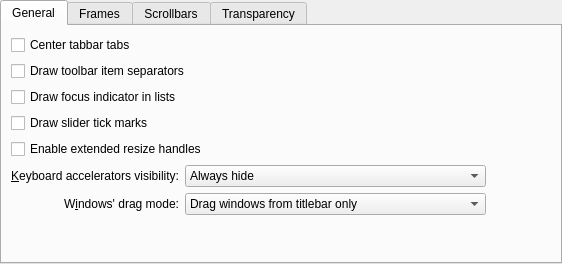
<?xml version="1.0" encoding="UTF-8"?>
<ui version="4.0">
 <class>FenstraStyleConfig</class>
 <widget class="QWidget" name="FenstraStyleConfig">
  <property name="geometry">
   <rect>
    <x>0</x>
    <y>0</y>
    <width>562</width>
    <height>264</height>
   </rect>
  </property>
  <property name="sizePolicy">
   <sizepolicy hsizetype="Preferred" vsizetype="Preferred">
    <horstretch>0</horstretch>
    <verstretch>0</verstretch>
   </sizepolicy>
  </property>
  <layout class="QVBoxLayout" name="verticalLayout_2">
   <property name="leftMargin">
    <number>0</number>
   </property>
   <property name="topMargin">
    <number>0</number>
   </property>
   <property name="rightMargin">
    <number>0</number>
   </property>
   <property name="bottomMargin">
    <number>0</number>
   </property>
   <item>
    <widget class="QTabWidget" name="tabWidget">
     <property name="currentIndex">
      <number>0</number>
     </property>
     <widget class="QWidget" name="tab">
      <attribute name="title">
       <string>General</string>
      </attribute>
      <layout class="QGridLayout" name="gridLayout">
       <item row="6" column="1">
        <widget class="QLabel" name="_windowDragLabel">
         <property name="sizePolicy">
          <sizepolicy hsizetype="Preferred" vsizetype="Preferred">
           <horstretch>0</horstretch>
           <verstretch>0</verstretch>
          </sizepolicy>
         </property>
         <property name="text">
          <string>W&amp;indows' drag mode:</string>
         </property>
         <property name="alignment">
          <set>Qt::AlignRight|Qt::AlignTrailing|Qt::AlignVCenter</set>
         </property>
         <property name="buddy">
          <cstring>_windowDragMode</cstring>
         </property>
        </widget>
       </item>
       <item row="2" column="1" colspan="4">
        <widget class="QCheckBox" name="_viewDrawFocusIndicator">
         <property name="text">
          <string>Draw focus indicator in lists</string>
         </property>
        </widget>
       </item>
       <item row="5" column="1">
        <widget class="QLabel" name="_mnemonicsLabel">
         <property name="text">
          <string>&amp;Keyboard accelerators visibility:</string>
         </property>
         <property name="alignment">
          <set>Qt::AlignRight|Qt::AlignTrailing|Qt::AlignVCenter</set>
         </property>
         <property name="buddy">
          <cstring>_mnemonicsMode</cstring>
         </property>
        </widget>
       </item>
       <item row="5" column="2" colspan="2">
        <widget class="QComboBox" name="_mnemonicsMode">
         <item>
          <property name="text">
           <string>Always hide</string>
          </property>
         </item>
         <item>
          <property name="text">
           <string>Show when Alt key is pressed</string>
          </property>
         </item>
         <item>
          <property name="text">
           <string>Always show</string>
          </property>
         </item>
        </widget>
       </item>
       <item row="5" column="4">
        <spacer name="horizontalSpacer_3">
         <property name="orientation">
          <enum>Qt::Horizontal</enum>
         </property>
         <property name="sizeHint" stdset="0">
          <size>
           <width>65</width>
           <height>20</height>
          </size>
         </property>
        </spacer>
       </item>
       <item row="6" column="2" colspan="2">
        <widget class="QComboBox" name="_windowDragMode">
         <item>
          <property name="text">
           <string>Drag windows from titlebar only</string>
          </property>
         </item>
         <item>
          <property name="text">
           <string>Drag windows from titlebar, menubar and toolbars</string>
          </property>
         </item>
         <item>
          <property name="text">
           <string>Drag windows from all empty areas</string>
          </property>
         </item>
        </widget>
       </item>
       <item row="7" column="1" colspan="3">
        <spacer name="verticalSpacer">
         <property name="orientation">
          <enum>Qt::Vertical</enum>
         </property>
         <property name="sizeHint" stdset="0">
          <size>
           <width>20</width>
           <height>49</height>
          </size>
         </property>
        </spacer>
       </item>
       <item row="0" column="1" colspan="4">
        <widget class="QCheckBox" name="_tabBarDrawCenteredTabs">
         <property name="text">
          <string>Center tabbar tabs</string>
         </property>
        </widget>
       </item>
       <item row="1" column="1" colspan="4">
        <widget class="QCheckBox" name="_toolBarDrawItemSeparator">
         <property name="text">
          <string>Draw toolbar item separators</string>
         </property>
        </widget>
       </item>
       <item row="3" column="1" colspan="4">
        <widget class="QCheckBox" name="_sliderDrawTickMarks">
         <property name="text">
          <string>Draw slider tick marks</string>
         </property>
        </widget>
       </item>
       <item row="4" column="1" colspan="4">
        <widget class="QCheckBox" name="_splitterProxyEnabled">
         <property name="text">
          <string>Enable extended resize handles</string>
         </property>
        </widget>
       </item>
      </layout>
     </widget>
     <widget class="QWidget" name="tab_3">
      <attribute name="title">
       <string>Frames</string>
      </attribute>
      <layout class="QVBoxLayout" name="verticalLayout_3">
       <item>
        <widget class="QCheckBox" name="_dockWidgetDrawFrame">
         <property name="text">
          <string>Draw frame around dockable panels</string>
         </property>
        </widget>
       </item>
       <item>
        <widget class="QCheckBox" name="_sidePanelDrawFrame">
         <property name="text">
          <string>Draw frame around side panels</string>
         </property>
        </widget>
       </item>
       <item>
        <widget class="QCheckBox" name="_menuItemDrawThinFocus">
         <property name="text">
          <string>Draw a thin line to indicate focus in menus and menubars</string>
         </property>
        </widget>
       </item>
       <item>
        <spacer name="verticalSpacer_3">
         <property name="orientation">
          <enum>Qt::Vertical</enum>
         </property>
         <property name="sizeHint" stdset="0">
          <size>
           <width>20</width>
           <height>117</height>
          </size>
         </property>
        </spacer>
       </item>
      </layout>
     </widget>
     <widget class="QWidget" name="tab_4">
      <attribute name="title">
       <string>Scrollbars</string>
      </attribute>
      <layout class="QGridLayout" name="gridLayout_6">
       <item row="1" column="2">
        <spacer name="horizontalSpacer_2">
         <property name="orientation">
          <enum>Qt::Horizontal</enum>
         </property>
         <property name="sizeHint" stdset="0">
          <size>
           <width>40</width>
           <height>20</height>
          </size>
         </property>
        </spacer>
       </item>
       <item row="1" column="0">
        <widget class="QLabel" name="_scrollBarAddLineLabel">
         <property name="text">
          <string>Bottom arrow button t&amp;ype:</string>
         </property>
         <property name="alignment">
          <set>Qt::AlignRight|Qt::AlignTrailing|Qt::AlignVCenter</set>
         </property>
         <property name="buddy">
          <cstring>_scrollBarAddLineButtons</cstring>
         </property>
        </widget>
       </item>
       <item row="0" column="0">
        <widget class="QLabel" name="_scrollBarSubLineLabel">
         <property name="text">
          <string>&amp;Top arrow button type:</string>
         </property>
         <property name="alignment">
          <set>Qt::AlignRight|Qt::AlignTrailing|Qt::AlignVCenter</set>
         </property>
         <property name="buddy">
          <cstring>_scrollBarSubLineButtons</cstring>
         </property>
        </widget>
       </item>
       <item row="0" column="1">
        <widget class="QComboBox" name="_scrollBarSubLineButtons">
         <item>
          <property name="text">
           <string>No buttons</string>
          </property>
         </item>
         <item>
          <property name="text">
           <string>One button</string>
          </property>
         </item>
         <item>
          <property name="text">
           <string>Two buttons</string>
          </property>
         </item>
        </widget>
       </item>
       <item row="1" column="1">
        <widget class="QComboBox" name="_scrollBarAddLineButtons">
         <item>
          <property name="text">
           <string>No buttons</string>
          </property>
         </item>
         <item>
          <property name="text">
           <string>One button</string>
          </property>
         </item>
         <item>
          <property name="text">
           <string>Two buttons</string>
          </property>
         </item>
        </widget>
       </item>
       <item row="2" column="0" colspan="3">
        <spacer name="verticalSpacer_4">
         <property name="orientation">
          <enum>Qt::Vertical</enum>
         </property>
         <property name="sizeHint" stdset="0">
          <size>
           <width>20</width>
           <height>40</height>
          </size>
         </property>
        </spacer>
       </item>
      </layout>
     </widget>
     <widget class="QWidget" name="tab_5">
      <attribute name="title">
       <string>Transparency</string>
      </attribute>
      <layout class="QGridLayout" name="gridLayout_2">
       <item row="10" column="1">
        <spacer name="verticalSpacer_5">
         <property name="orientation">
          <enum>Qt::Vertical</enum>
         </property>
         <property name="sizeHint" stdset="0">
          <size>
           <width>20</width>
           <height>40</height>
          </size>
         </property>
        </spacer>
       </item>
       <item row="1" column="1">
        <layout class="QHBoxLayout" name="horizontalLayout_2">
         <item>
          <widget class="QLabel" name="_menuOpacityTransparentLabel">
           <property name="text">
            <string>Transparent</string>
           </property>
          </widget>
         </item>
         <item>
          <spacer name="horizontalSpacer_6">
           <property name="orientation">
            <enum>Qt::Horizontal</enum>
           </property>
           <property name="sizeHint" stdset="0">
            <size>
             <width>40</width>
             <height>20</height>
            </size>
           </property>
          </spacer>
         </item>
         <item>
          <widget class="QLabel" name="_menuOpacityOpaqueLabel">
           <property name="sizePolicy">
            <sizepolicy hsizetype="Minimum" vsizetype="Preferred">
             <horstretch>0</horstretch>
             <verstretch>0</verstretch>
            </sizepolicy>
           </property>
           <property name="text">
            <string>Opaque</string>
           </property>
          </widget>
         </item>
        </layout>
       </item>
       <item row="7" column="0" colspan="2">
        <layout class="QHBoxLayout" name="horizontalLayout">
         <item>
          <widget class="QLabel" name="_menuGroupDescription">
           <property name="text">
            <string>Menu:</string>
           </property>
          </widget>
         </item>
         <item>
          <widget class="QSlider" name="_menuOpacity">
           <property name="minimum">
            <number>0</number>
           </property>
           <property name="maximum">
            <number>100</number>
           </property>
           <property name="singleStep">
            <number>1</number>
           </property>
           <property name="pageStep">
            <number>10</number>
           </property>
           <property name="value">
            <number>100</number>
           </property>
           <property name="orientation">
            <enum>Qt::Horizontal</enum>
           </property>
           <property name="invertedAppearance">
            <bool>false</bool>
           </property>
           <property name="invertedControls">
            <bool>false</bool>
           </property>
           <property name="tickPosition">
            <enum>QSlider::TicksBelow</enum>
           </property>
           <property name="tickInterval">
            <number>10</number>
           </property>
          </widget>
         </item>
        </layout>
       </item>
       <item row="1" column="0">
        <spacer name="horizontalSpacer_5">
         <property name="orientation">
          <enum>Qt::Horizontal</enum>
         </property>
         <property name="sizeType">
          <enum>QSizePolicy::Fixed</enum>
         </property>
         <property name="sizeHint" stdset="0">
          <size>
           <width>40</width>
           <height>20</height>
          </size>
         </property>
        </spacer>
       </item>
       <item row="9" column="0" colspan="2">
        <spacer name="horizontalSpacer_4">
         <property name="orientation">
          <enum>Qt::Horizontal</enum>
         </property>
         <property name="sizeType">
          <enum>QSizePolicy::Preferred</enum>
         </property>
         <property name="sizeHint" stdset="0">
          <size>
           <width>542</width>
           <height>20</height>
          </size>
         </property>
        </spacer>
       </item>
      </layout>
     </widget>
    </widget>
   </item>
  </layout>
 </widget>
 <tabstops>
  <tabstop>tabWidget</tabstop>
  <tabstop>_tabBarDrawCenteredTabs</tabstop>
  <tabstop>_toolBarDrawItemSeparator</tabstop>
  <tabstop>_viewDrawFocusIndicator</tabstop>
  <tabstop>_sliderDrawTickMarks</tabstop>
  <tabstop>_splitterProxyEnabled</tabstop>
  <tabstop>_mnemonicsMode</tabstop>
  <tabstop>_windowDragMode</tabstop>
  <tabstop>_dockWidgetDrawFrame</tabstop>
  <tabstop>_sidePanelDrawFrame</tabstop>
  <tabstop>_menuItemDrawThinFocus</tabstop>
  <tabstop>_scrollBarSubLineButtons</tabstop>
  <tabstop>_scrollBarAddLineButtons</tabstop>
 </tabstops>
 <resources/>
 <connections>
 </connections>
</ui>
